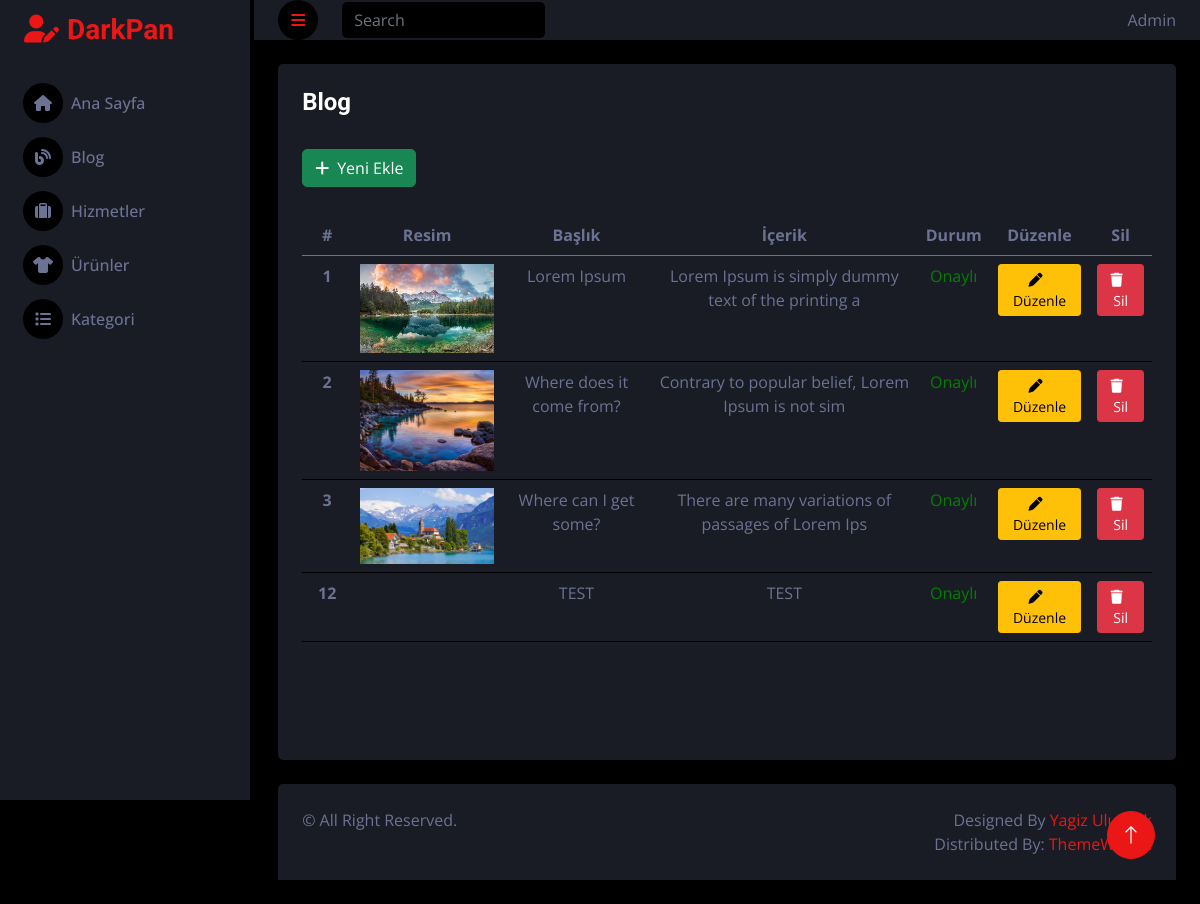
/admin/page/blog.php, run on the app's committed database.
### tables this page shows
CREATE TABLE `blog` (
  `blog_id` int(11) NOT NULL,
  `blog_baslik` varchar(100) NOT NULL,
  `blog_icerik` text NOT NULL,
  `blog_durum` tinyint(1) NOT NULL,
  `blog_keywords` varchar(255) NOT NULL,
  `blog_description` varchar(300) NOT NULL,
  `blog_resim` varchar(255) NOT NULL
);

### admin/classes/db.class.php (called while the page is built)
<?php
class Db
{
    private $host = "localhost";
    private $username = "root";
    private $password = "";
    private $dbname = "veritabani";
    protected function connect()
    {
        try
        {
            $dsn = "mysql:host=".$this->host.";dbname=".$this->dbname;
            $pdo = new PDO($dsn,$this->username,$this->password);
            $pdo->setAttribute(PDO::ATTR_ERRMODE, PDO::ERRMODE_EXCEPTION);
            $pdo->setAttribute(PDO::ATTR_DEFAULT_FETCH_MODE, PDO::FETCH_OBJ);
            return $pdo;
        }
        catch(PDOException $e)
        {
            echo "Bağlantı Hatası: ".$e->getMessage();
        }
    }
}
?>

### admin/classes/functions.class.php (called while the page is built, shortened)
<?php
class Veri extends Db
{
    public function veriGetir($tablo_adi, $sorgu)
    {
        $query = "SELECT * FROM ".$tablo_adi."".$sorgu;
        $stmt = $this->connect()->prepare($query);
        $stmt->execute();
        return $stmt->fetchAll();
    }
}
?>

### admin/page/blog.php (the view, shortened to what this page needs)
<?php
require_once('../classes/db.class.php');
include "../classes/functions.class.php";
include "../inc/_header.php";
?>
<?php
    $tablo_adi = "blog";
    $sorgu = "";
    $veri = new Veri();
    $veriGetir = $veri->veriGetir($tablo_adi,$sorgu);
?>
    <body>
        <div class="container-fluid position-relative d-flex p-0">,
            <?php include "../inc/_sidebar.php";?>
            <div class="content">
                <?php include "../inc/_navbar.php";?>
                <div class="container-fluid pt-4 px-4">
                    <div class="row g-4" style="min-height: 90vh;">
                        <div class="col-sm-12 col-xl-12">
                            <div class="bg-secondary rounded h-100 p-4">
                                <h4 style="margin-bottom: 32px;">Blog</h4>
                                <a href="./blog-ekle.php" class="btn btn-success mb-2"><i class="fa fa-plus me-2"></i>Yeni Ekle</a>
                                <div class="table-responsive">
                                    <?php
                                    if($veriGetir)
                                    {
                                        ?>
                                        <table class="table text-center" style="margin-top: 20px;">
                                            <thead>
                                                <tr>
                                                    <th scope="col" style="width:50px;">#</th>
                                                    <th scope="col" style="width:150px;">Resim</th>
                                                    <th scope="col">Başlık</th>
                                                    <th scope="col">İçerik</th>
                                                    <th scope="col">Durum</th>
                                                    <th scope="col">Düzenle</th>
                                                    <th scope="col">Sil</th>
                                                </tr>
                                            </thead>
                                            <tbody>
                                                <?php
                                                foreach($veriGetir as $blog)
                                                {
                                                    ?>
                                                        <tr class="text-center">
                                                            <th scope="row"><?php echo $blog->blog_id?></th>
                                                            <td><img class="img-fluid" src="../../images/blog/<?php echo $blog->blog_resim?>" alt=""></td>
                                                            <td><?php echo $blog->blog_baslik?></td>
                                                            <td><?php echo substr($blog->blog_icerik, 0, 50)?></td>
                                                            <td>
                                                            <?php
                                                                $durum = ($blog->blog_durum == 1) ?  '<p style = "color:green;">Onaylı</p>' : '<p style = "color:red;">Gizli</p>';
                                                                echo $durum;
                                                             ?>
                                                            </td>
                                                            <td><a href="blog-duzenle.php?blog_id=<?php echo $blog->blog_id?>" class="btn btn-warning btn-sm"><i class="fa fa-pen me-2"></i>Düzenle</a></td>
                                                            <td><a href="blog.php?blog_id=<?php echo $blog->blog_id?>&islem=blogsil" class="btn btn-danger btn-sm"><i class="fa fa-trash me-2"></i>Sil</a></td>
                                                        </tr>
                                                    <?php
                                                }
                                                ?>
                                            </tbody>
                                        </table>
                                        <?php
                                    }
                                    ?>
                                </div>
                            </div>
                        </div>
                    </div>
                </div>
                <?php include "../inc/_footer.php";?>
            </div>
            <a href="#" class="btn btn-lg btn-primary btn-lg-square back-to-top">
                <i class="bi bi-arrow-up"></i>
            </a>
        </div>
    </body>
    </html>

### admin/inc/_header.php (shortened to what this page needs)
<!DOCTYPE html>
<html lang="tr">
<head>
    <link href="https://cdnjs.cloudflare.com/ajax/libs/font-awesome/5.10.0/css/all.min.css" rel="stylesheet">
    <link href="https://cdn.jsdelivr.net/npm/bootstrap-icons@1.4.1/font/bootstrap-icons.css" rel="stylesheet">
    <link rel="stylesheet" href="https://cdnjs.cloudflare.com/ajax/libs/font-awesome/6.5.1/css/all.min.css" />
    <link href="../css-js/bootstrap.min.css" rel="stylesheet">
    <link href="../css-js/style.css" rel="stylesheet">
</head>

### admin/inc/_sidebar.php (shortened to what this page needs)
<div class="sidebar pe-4 pb-3">
            <nav class="navbar bg-secondary navbar-dark">
                <a href="index.html" class="navbar-brand mx-4 mb-3">
                    <h3 class="text-primary"><i class="fa fa-user-edit me-2"></i>DarkPan</h3>
                </a>
                <div class="navbar-nav w-100">
                    <a href="../page/index.php" class="nav-item nav-link"><i class="fa-solid fa-house me-2"></i>Ana Sayfa</a>
                    <a href="../page/blog.php" class="nav-item nav-link"><i class="fa-solid fa-blog me-2"></i>Blog</a>
                    <a href="../page/hizmet.php" class="nav-item nav-link"><i class="fa-solid fa-suitcase me-2"></i>Hizmetler</a>
                    <a href="../page/urun.php" class="nav-item nav-link"><i class="fa-solid fa-shirt me-2"></i>Ürünler</a>
                    <a href="../page/kategori.php" class="nav-item nav-link"><i class="fa-solid fa-list me-2"></i>Kategori</a>
                </div>
            </nav>
</div>

### admin/inc/_navbar.php (shortened to what this page needs)
<nav class="navbar navbar-expand bg-secondary navbar-dark sticky-top px-4 py-0">
                <a href="#" class="sidebar-toggler flex-shrink-0">
                    <i class="fa fa-bars"></i>
                </a>
                <form class="d-none d-md-flex ms-4">
                    <input class="form-control bg-dark border-0" type="search" placeholder="Search">
                </form>
                <div class="navbar-nav align-items-center ms-auto">
                    <div class="nav-item">
                        <span class="d-none d-lg-inline-flex">Admin</span>
                    </div>
                </div>
</nav>

### admin/inc/_footer.php
<div class="container-fluid pt-4 px-4 mb-4">
    <div class="bg-secondary rounded-top p-4">
        <div class="row">
            <div class="col-12 col-sm-6 text-center text-sm-start">
                &copy;  All Right Reserved.
            </div>
            <div class="col-12 col-sm-6 text-center text-sm-end">
                Designed By <a href="">Yagiz Uluocak</a>
                <br>Distributed By: <a href="https://themewagon.com" target="_blank">ThemeWagon</a>
            </div>
        </div>
    </div>
</div>

### admin/css-js/style.css (style rules this page uses)
:root { --primary: #EB1616; --secondary: #191C24; --light: #6C7293; --dark: #000000; }
.back-to-top { position: fixed; display: none; right: 45px; bottom: 45px; z-index: 99; }
.btn { transition: .5s; }
.btn-lg-square { width: 48px; height: 48px; }
.btn-square, .btn-sm-square, .btn-lg-square { padding: 0; display: inline-flex; align-items: center; justify-content: center; font-weight: normal; border-radius: 50px; }
.sidebar { position: fixed; top: 0; left: 0; bottom: 0; width: 250px; height: 100vh; overflow-y: auto; background: var(--secondary); transition: 0.5s; z-index: 999; }
.content { margin-left: 250px; min-height: 100vh; background: var(--dark); transition: 0.5s; }
@media (min-width: 992px) { .sidebar { margin-left: 0; } }
@media (min-width: 992px) { .content { width: calc(100% - 250px); } }
.sidebar .navbar .navbar-nav .nav-link { padding: 7px 20px; color: var(--light); font-weight: 500; border-left: 3px solid var(--secondary); border-radius: 0 30px 30px 0; outline: none; }
.sidebar .navbar .navbar-nav .nav-link i { width: 40px; height: 40px; display: inline-flex; align-items: center; justify-content: center; background: var(--dark); border-radius: 40px; }
.content .navbar .sidebar-toggler, .content .navbar .navbar-nav .nav-link i { width: 40px; height: 40px; display: inline-flex; align-items: center; justify-content: center; background: var(--dark); border-radius: 40px; }

### data on the page
blog: blog_id "1", blog_resim (picture), blog_baslik "Lorem Ipsum", blog_icerik "Lorem Ipsum is simply dummy text of the printing a", blog_durum "Onaylı"
blog: blog_id "2", blog_resim (picture), blog_baslik "Where does it come from?", blog_icerik "Contrary to popular belief, Lorem Ipsum is not sim", blog_durum "Onaylı"
blog: blog_id "3", blog_resim (picture), blog_baslik "Where can I get some?", blog_icerik "There are many variations of passages of Lorem Ips", blog_durum "Onaylı"
blog: blog_id "12", blog_baslik "TEST", blog_icerik "TEST", blog_durum "Onaylı"
